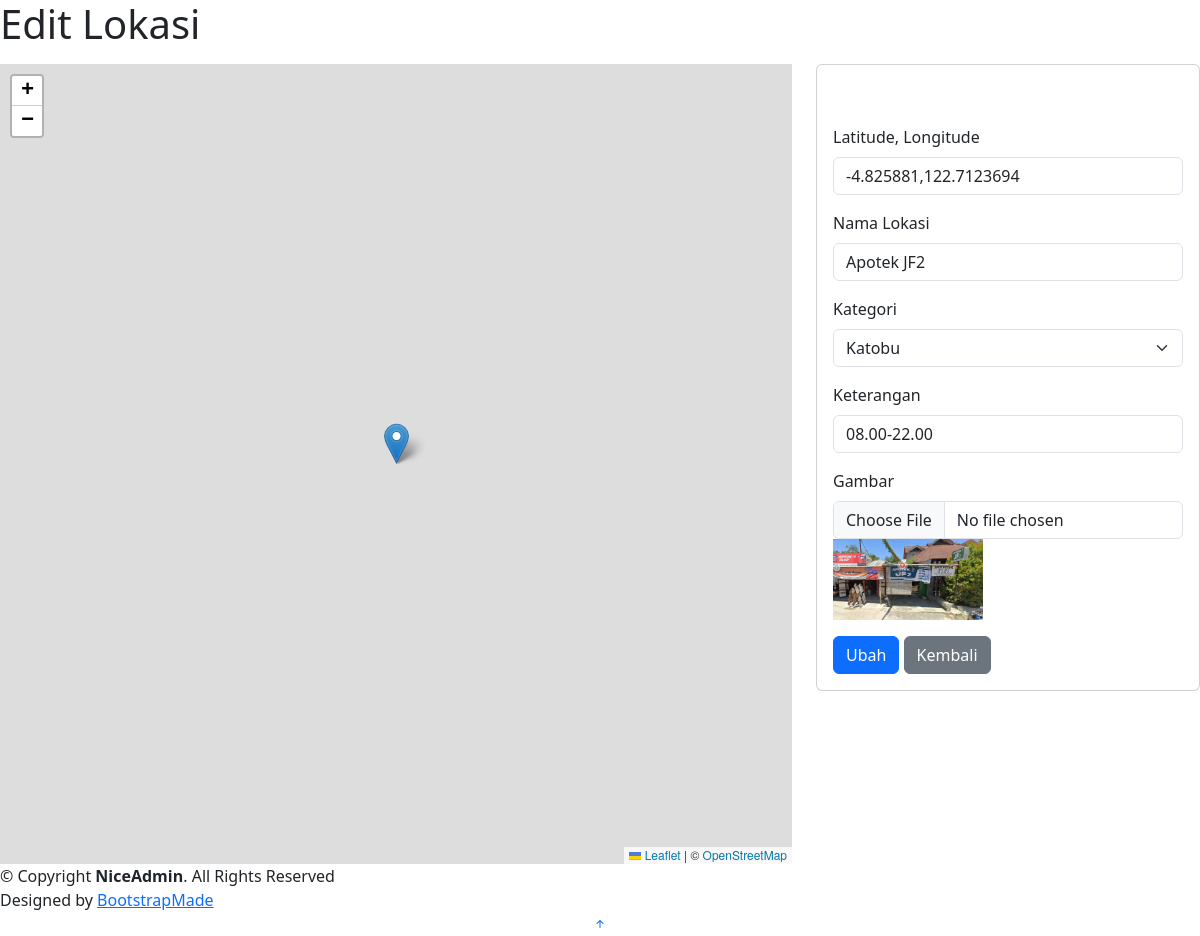
The app's page /lokasi_edit.php?id=23 (signed in) with its own data.
### tables this page shows
CREATE TABLE `lokasi` (
  `id` int(11) NOT NULL,
  `lat_lng` varchar(100) NOT NULL,
  `nama` varchar(100) NOT NULL,
  `kategori` varchar(100) NOT NULL,
  `keterangan` varchar(100) NOT NULL,
  `gambar` varchar(100) NOT NULL
);

### lokasi_edit.php (the view, shortened to what this page needs)
<?php
include 'koneksi.php';
$id = $_GET['id'];
$tampil = mysqli_query($koneksi, "SELECT * FROM lokasi WHERE id = '$id'");
$hasil = mysqli_fetch_array($tampil);
$latlng = $hasil['lat_lng'];
$nama = $hasil['nama'];
$kategori = $hasil['kategori'];
$keterangan = $hasil['keterangan'];
$gambar = $hasil['gambar'];
?>
<?php
include 'lib/head.php';
?>
<body>
    <main id="main" class="main">
        <div class="pagetitle mb-3">
            <h1>Edit Lokasi</h1>
        </div>
        <section class="section">
            <div class="row">
                <div class="col-lg-8">
                    <div id="map" style="height: 100vh"></div>
                </div>
                <div class="col-lg-4">
                    <div class="card">
                        <div class="card-body">
                            <form class="row g-3 mt-1" action="proses_edit.php" method="POST" enctype="multipart/form-data">
                                <div class="col-12">
                                <div class="col-12">
                                </div>
                                    <label for="latlng" class="form-label">Latitude, Longitude</label>
                                    <input type="text" class="form-control" id="latlng" name="latlng" value="<?php echo $latlng; ?>" required>
                                </div>
                                <div class="col-12">
                                    <label for="nama" class="form-label">Nama Lokasi</label>
                                    <input type="text" class="form-control" id="nama" name="nama" value="<?php echo $nama; ?>" required>
                                </div>
                                <div class="col-12">
                                    <label for="kategori" class="form-label">Kategori</label>
                                    <select class="form-select" name="kategori" id="kategori" required>
                                        <option value="Katobu" <?php if ($kategori == "Katobu") echo "selected"; ?>>Katobu</option>
                                    </select>
                                </div>
                                <div class="col-12">
                                    <label for="keterangan" class="form-label">Keterangan</label>
                                    <input type="text" class="form-control" id="keterangan" name="keterangan" value="<?php echo $keterangan; ?>" required>
                                </div>
                                <div class="col-12">
                                    <label for="gambar" class="form-label">Gambar</label>
                                    <input type="file" class="form-control" id="gambar" name="gambar">
                                    <img src="assets/img/<?php echo $gambar; ?>" alt="Gambar" width="150px">
                                </div>
                                <div class="col-12">
                                    <button type="submit" class="btn btn-primary">Ubah</button>
                                    <a href="lokasi.php" class="btn btn-secondary">Kembali</a>
                                </div>
                            </form>
                        </div>
                    </div>
                </div>
            </div>
        </section>
    </main>
    <?php
    include 'lib/footer.php';
    ?>
</body>
</html>

### records on screen
lokasi: latlng "-4.825881,122.7123694", nama "Apotek JF2", kategori "Katobu", keterangan "08.00-22.00", gambar (picture)
